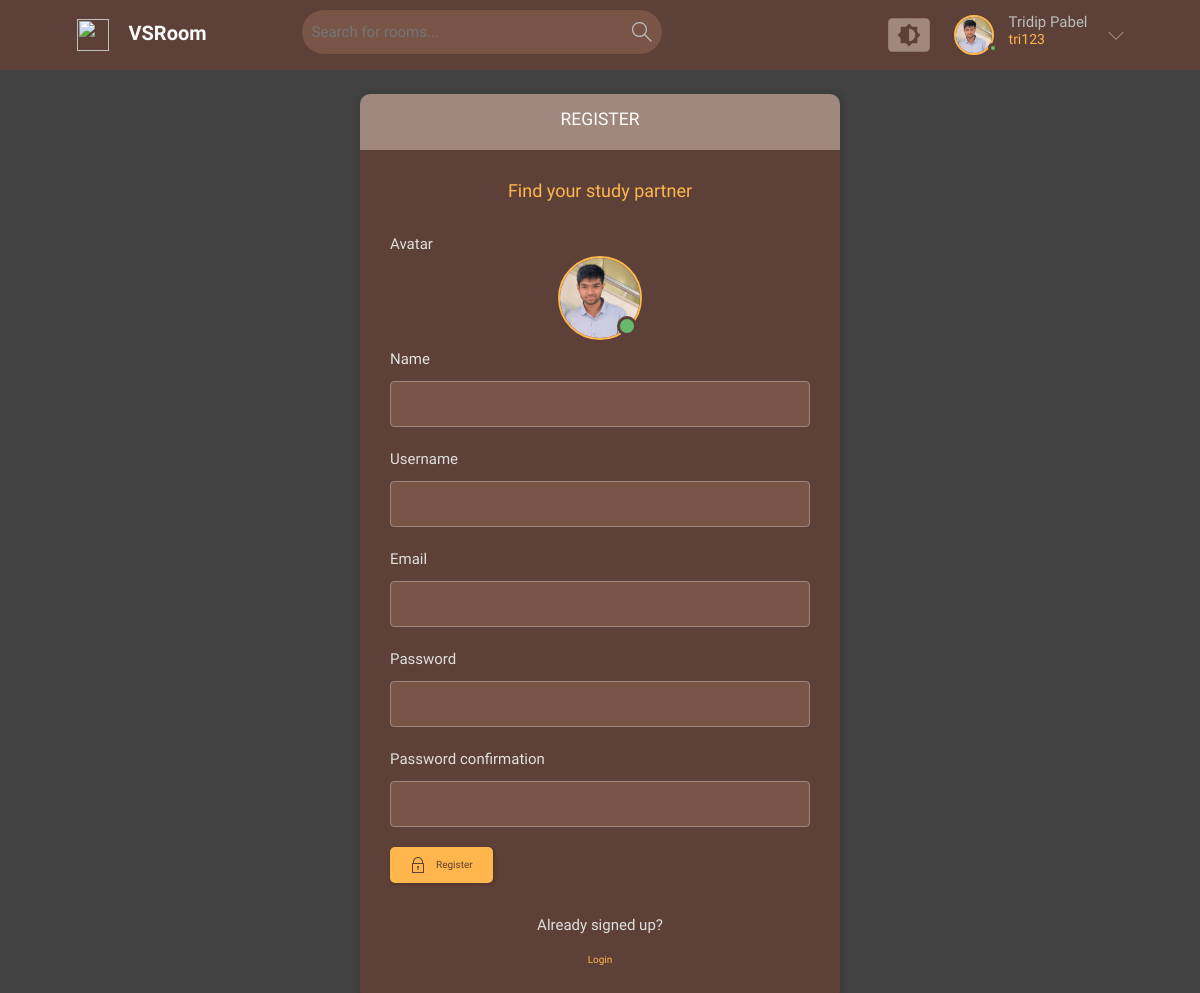
Page /register/ (signed in) on the earlier database version.
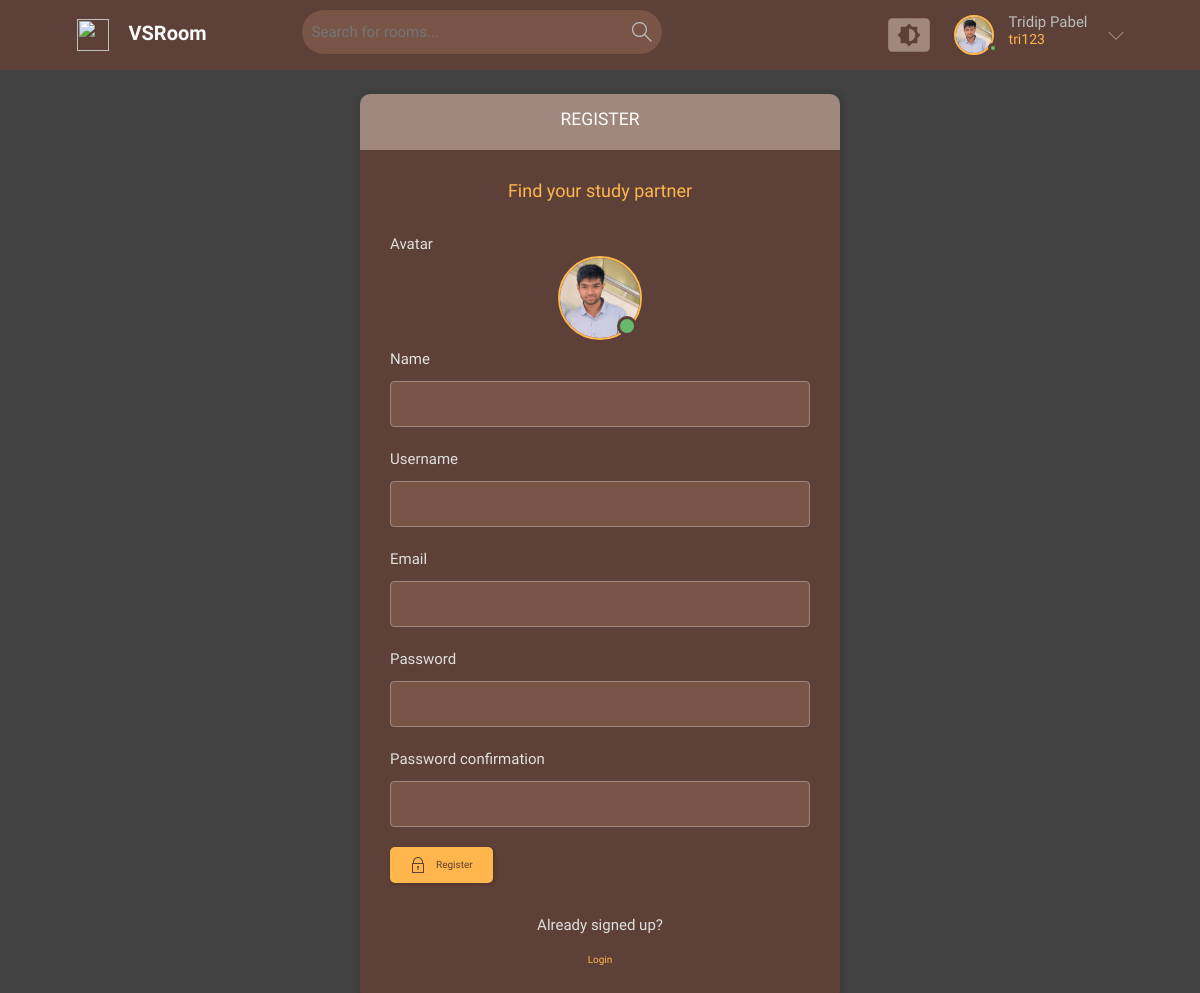
Same page on the later database version.
### base/models.py (models this page shows)
class User(AbstractUser):
    name = models.CharField(max_length=200, null=True)
    email = models.EmailField(unique=True ,null=True)
    bio = models.TextField(null=True, blank=True)
    avatar = models.ImageField(null=True, default="avatar.svg")
    USERNAME_FIELD = 'email'
    REQUIRED_FIELDS = ['username']

### base/views.py (the view, shortened to what this page needs)
# urls.py: path('register/', views.registerUser, name="register"),
def registerUser(request):
    form = MyUserCreationForm()
    me = ""
    return render(request, 'base/login_register.html', {'me': me, 'form': form})

### base/form.py
class MyUserCreationForm(UserCreationForm):
    class Meta:
        model = User
        fields = ['avatar','name', 'username', 'email', 'password1', 'password2', ]

### base/templates/base/login_register.html (shortened to what this page needs)
{% extends 'base/main.html' %}
{% block text %}
<main class="auth layout">
  {% if page == 'login' %}
  <div class="container">
    <div class="layout__box">
      <div class="layout__boxHeader">
        <div class="layout__boxTitle">
          <h3>Login</h3>
        </div>
      </div>
      <div class="layout__body">
        <h2 class="auth__tagline">Find your study partner</h2>
        <form class="form" action="" method="POST">
          {% csrf_token %}
          <div class="form__group form__group">
            <label for="room_name">Email</label>
            <input id="email" name="email" type="email" placeholder="e.g. john12@email.com" />
          </div>
          <div class="form__group">
            <label for="password">Password</label>
            <input id="password" name="password" type="password"
              placeholder="&bull;&bull;&bull;&bull;&bull;&bull;&bull;&bull;" />
          </div>
          <button class="btn btn--main" type="submit">
            <svg version="1.1" xmlns="http://www.w3.org/2000/svg" width="32" height="32" viewBox="0 0 32 32">
              <title>lock</title>
              <path
                d="M27 12h-1v-2c0-5.514-4.486-10-10-10s-10 4.486-10 10v2h-1c-0.553 0-1 0.447-1 1v18c0 0.553 0.447 1 1 1h22c0.553 0 1-0.447 1-1v-18c0-0.553-0.447-1-1-1zM8 10c0-4.411 3.589-8 8-8s8 3.589 8 8v2h-16v-2zM26 30h-20v-16h20v16z">
              </path>
              <path
                d="M15 21.694v4.306h2v-4.306c0.587-0.348 1-0.961 1-1.694 0-1.105-0.895-2-2-2s-2 0.895-2 2c0 0.732 0.413 1.345 1 1.694z">
              </path>
            </svg>Login
          </button>
        </form>
        <div class="auth__action">
          <p>Haven't signed up yet?</p>
          <a href="{% url 'register' %}" class="btn btn--link">Sign Up</a>
        </div>
      </div>
    </div>
  </div>
  {% else %}
  <div class="container">
    <div class="layout__box">
      <div class="layout__boxHeader">
        <div class="layout__boxTitle">
          <h3>Register</h3>
        </div>
      </div>
      <div class="layout__body">
        <h2 class="auth__tagline">Find your study partner</h2>
        <form class="form" action="" method="POST" enctype="multipart/form-data">
          {% for field in form %}
          {% if field.name == 'avatar' %}
              <label for="avatar">{{ field.label }}</label>
              <div class="profile__avatar">
                  <div class="avatar avatar--large active">
                      <img src="{{ user.avatar.url|default:'/static/Images/avatar.svg' }}" id="avatarImage" />
                  </div>
              </div>
          {% else %}
              <div class="form__group">
                  <label for="{{ field.id_for_label }}">{{ field.label }}</label>
                  {{ field }}
              </div>
          {% endif %}
          {% endfor %}
          <button class="btn btn--main" type="submit">
            Register
          </button>
        </form>
        <div class="auth__action">
          <p>Already signed up?</p>
          <a href="{% url 'login' %}" class="btn btn--link">Login</a>
        </div>
      </div>
    </div>
  </div>
  {% endif %}
</main>
{% endblock %}

### base/templates/base/nav.html (shortened to what this page needs)
{% load static %}
<header class="header header--loggedIn">
  <div class="container">
    <a href="{% url 'home' %}" class="header__logo">
      <img src="{% static 'Images/poetry.png' %}" />
      <h1>VSRoom</h1>
    </a>
    <form class="header__search" method="GET" action="{% url 'home' %}">
      <label>
        <input name="q" placeholder="Search for rooms..." />
      </label>
    </form>
    <nav class="header__menu">
      <div class="dropdown-container">
        <div class="color-theme-menu">
        </div>
      </div>
      {% if request.user.is_authenticated %}
      <div class="header__user">
        <a href="{% url 'user-profile' request.user.id %}">
          <div class="avatar avatar--medium active">
            <img src="{{request.user.avatar.url}}" />
          </div>
          <p>{{request.user.name}}<span>{{request.user.username}}</span></p>
        </a>
        <button class="dropdown-button">
          <svg version="1.1" xmlns="http://www.w3.org/2000/svg" width="32" height="32" viewBox="0 0 32 32">
            <title>chevron-down</title>
            <path d="M16 21l-13-13h-3l16 16 16-16h-3l-13 13z"></path>
          </svg>
        </button>
      </div>
      {% else %}
      <a href="{% url 'login' %}">
        <img src="{% static 'Images/avatar.svg' %}" />
        <p>Login</p>
      </a>
      {% endif %}
    </nav>
  </div>
</header>

Differences in the rows shown:
changed User "Tridip Pabel": user.avatar: a different picture; avatar: a different picture
